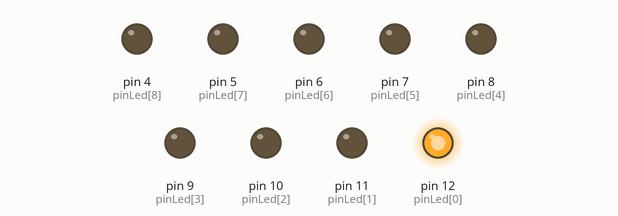
Simulated run of this sketch. Board: Arduino Uno, built with avr-gcc and run on an emulated ATmega328P. Shown: output pins drawn as LEDs (lit = HIGH).

Above: at 0.1 s.
At 0.5 s:
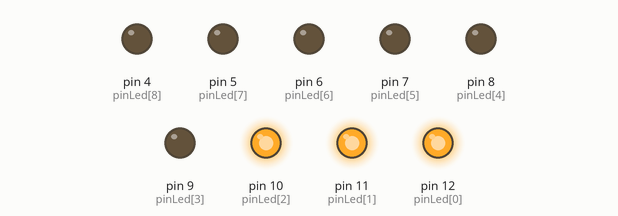
At 0.9 s:
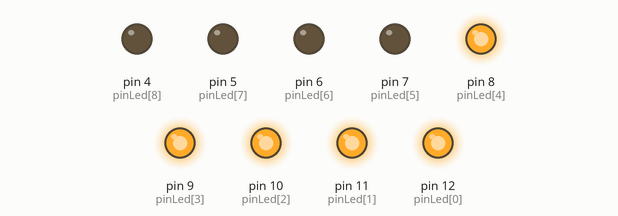
At 1.3 s:
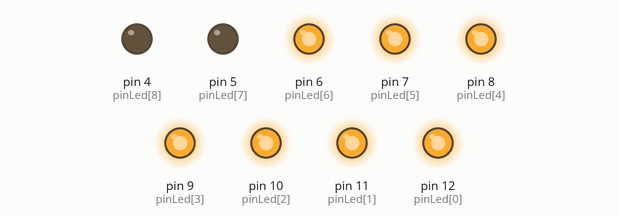
At 1.7 s:
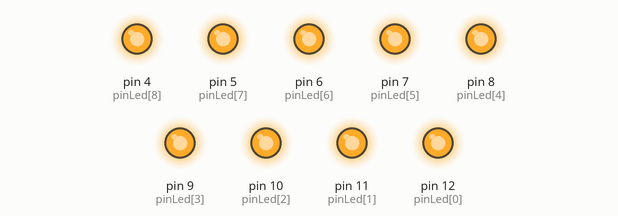
Timing chart, 0 to 3.2 s (numbered marks = the images above):
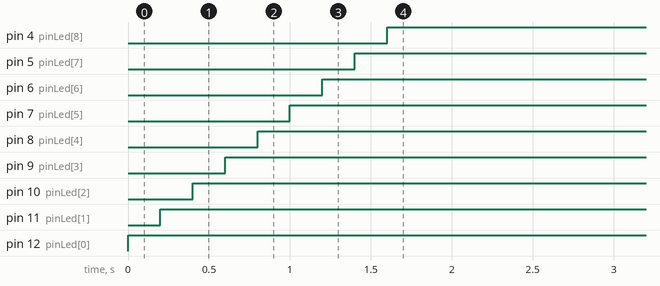

The sketch:

For.ino
```cpp
int pinLed[9] = {12,11,10,9,8,7,6,5,4}; //Array = [] --> Lista de 9 elementos
int numeroLed;

void setup() {

  int x;
  for (x = 0; x <= 8; x = x+1){
    pinMode(pinLed[x], OUTPUT);
  }
}
void loop() {

  for (numeroLed = 0; numeroLed <= 8; numeroLed = numeroLed+1){
    digitalWrite(pinLed[numeroLed], HIGH);
    delay(200);
  }
}
```

Measured:
- by itself, pin 4 (pinLed[8]): LOW → HIGH at 1.6 s
- by itself, pin 5 (pinLed[7]): LOW → HIGH at 1.4 s
- by itself, pin 6 (pinLed[6]): LOW → HIGH at 1.2 s
- by itself, pin 7 (pinLed[5]): LOW → HIGH at 1.0 s
- by itself, pin 8 (pinLed[4]): LOW → HIGH at 0.80 s
- by itself, pin 9 (pinLed[3]): LOW → HIGH at 0.60 s
- by itself, pin 10 (pinLed[2]): LOW → HIGH at 0.40 s
- by itself, pin 11 (pinLed[1]): LOW → HIGH at 0.20 s
